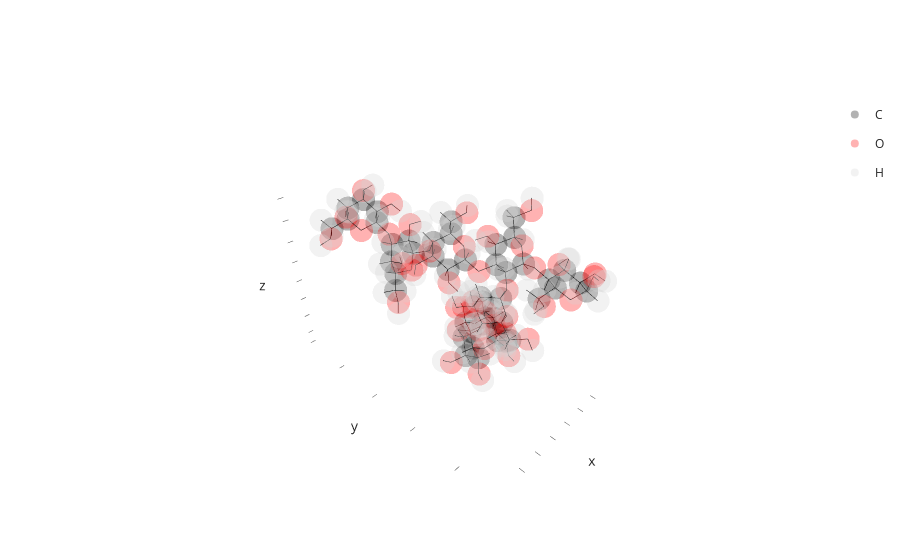

The notebook cell this image was saved under:
### Markdown cell above
#### Using functional syntax

Now we will build the glycan only using the functional syntax of biobuild:

### Code cell
# start with the glucose-glucose at the top
# remember that biobuild has pre-available linkages that 
# can be referenced by their string id directly;
# glycosydic linkages are among them.
glycan = bb.connect(glc, glc, link="14bb")

# now build the galactose branch
gal_branch = bb.connect(gal, gal, link="14aa")
gal_branch = bb.connect(gal_branch, gal, link="13aa")

# now build the mannose branch
man_branch = bb.connect(man, man, "14bb")
man_branch = bb.connect(man_branch, glc, "14ab")

# now attach both branches to the glucose-glucose
# this time we need to specify at which residues to connect
# since we don't want to use the default last residue
glycan = bb.connect(glycan, gal_branch, link="13ab", at_residue_b=1)
glycan = bb.connect(glycan, man_branch, link="12bb", at_residue_a=2, at_residue_b=1)

# that's it! now we can visualize the glycan
glycan.show()
